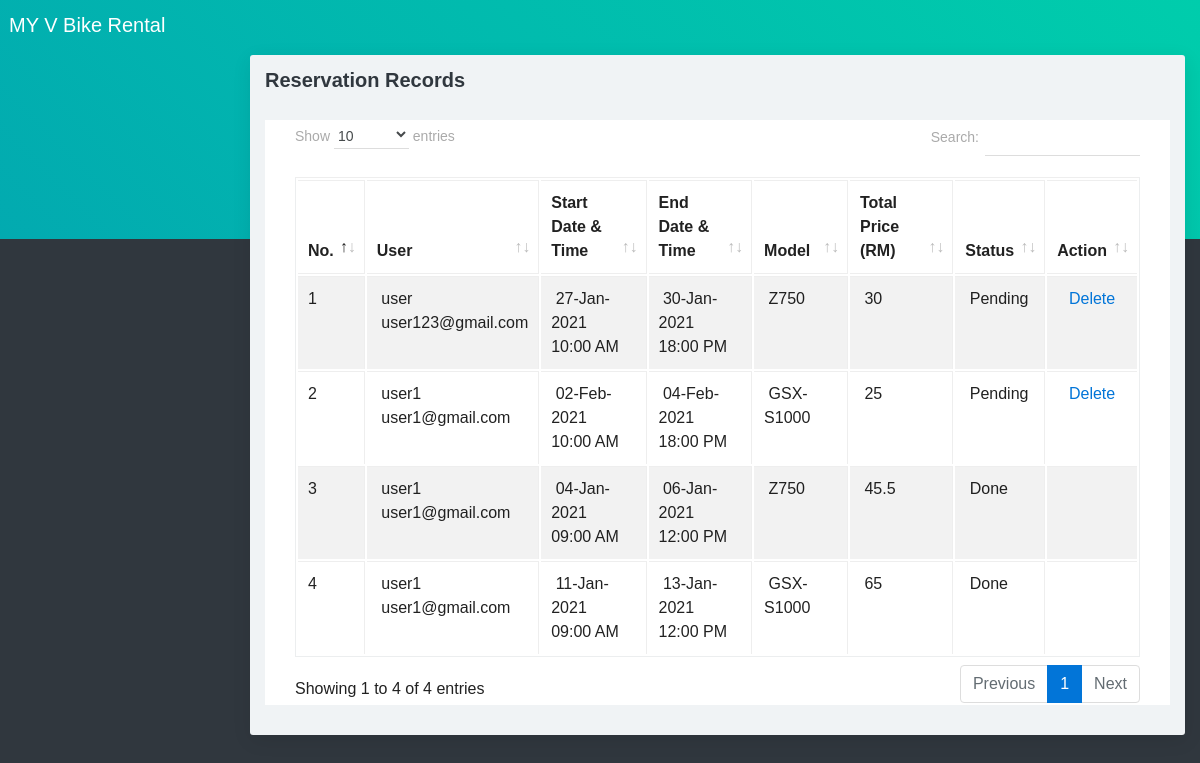
Screenshot of /viewReservationAdmin.php with the database file from the repository.
### tables this page shows
CREATE TABLE `reservations` (
  `reservationID` int(10) NOT NULL,
  `userID` int(10) NOT NULL,
  `bikeID` int(10) NOT NULL,
  `startDate` date NOT NULL,
  `endDate` date NOT NULL,
  `startTime` time NOT NULL,
  `endTime` time NOT NULL,
  `totalPrice` double NOT NULL,
  `comments` varchar(255) NOT NULL,
  `status` int(10) NOT NULL
);

CREATE TABLE `users` (
  `userID` int(11) NOT NULL,
  `username` varchar(25) NOT NULL,
  `password` varchar(25) NOT NULL,
  `email` varchar(100) NOT NULL,
  `mobileNo` int(11) NOT NULL,
  `address` varchar(255) NOT NULL
);

CREATE TABLE `models` (
  `ID` int(10) UNSIGNED NOT NULL,
  `model` text NOT NULL,
  `product_code` varchar(50) NOT NULL,
  `brand` int(10) NOT NULL,
  `year_of_production` int(10) UNSIGNED NOT NULL,
  `engine_volume` decimal(10,2) UNSIGNED NOT NULL,
  `horsepower` decimal(10,2) UNSIGNED NOT NULL,
  `fuel_consumption` decimal(10,2) UNSIGNED NOT NULL,
  `price` decimal(10,2) UNSIGNED NOT NULL,
  `img` varchar(128) NOT NULL
);

CREATE TABLE `status` (
  `statusID` int(10) NOT NULL,
  `statusDescription` varchar(10) NOT NULL
);

### viewReservationAdmin.php (the view)
<?php
include("adFormHeader.php");
include("db.php");
?>
<div class="container-fluid">
  <div class="block-header">
    <h2>Reservation Records</h2>
  </div>
<div class="card">
  <section class="container">
    <table class="table table-bordered table-striped table-hover js-basic-example dataTable">
      <thead>
        <tr>
          <th>No.</th>
          <th>User</th>
          <th>Start Date &  Time</th>
          <th>End Date &  Time</th>
          <th>Model</th>
          <th>Total Price (RM)</th>
          <th>Status</th>
          <th>Action</th>
        </tr>
        </thead>
        <tbody>
          <?php
		$sql ="SELECT * FROM reservations";
        $qsql = mysqli_query($connect,$sql);
        $j = 0;
		while($rs = mysqli_fetch_array($qsql))
		{
            $j = $j + 1;
			$sqlpat = "SELECT * FROM users WHERE userID = '$rs[userID]'";
			$qsqlpat = mysqli_query($connect,$sqlpat);
			$rspat = mysqli_fetch_array($qsqlpat);
			$sqldept = "SELECT bikes.ID, models.ID, models.model, models.product_code FROM bikes
      INNER JOIN models ON bikes.ID = models.ID
      WHERE bikes.ID='$rs[bikeID]'";
			$qsqldept = mysqli_query($connect,$sqldept);
      $rsdept = mysqli_fetch_array($qsqldept);
			$sqlstat = "SELECT * FROM status WHERE statusID='$rs[status]'";
			$qsqlstat= mysqli_query($connect,$sqlstat);
			$rsstat = mysqli_fetch_array($qsqlstat);
        echo "<tr>
          <td>".$j."</td>
            <td>&nbsp;$rspat[username]<br>&nbsp;$rspat[email]</td>
             <td>&nbsp;" . date("d-M-Y",strtotime($rs['startDate'])) . " <br>" . date("H:i A",strtotime($rs['startTime'])) . "</td>
			 <td>&nbsp;" . date("d-M-Y",strtotime($rs['endDate'])) . "<br> " . date("H:i A",strtotime($rs['endTime'])) . "</td>
		    <td>&nbsp;$rsdept[model]</td>
                <td>&nbsp;$rs[totalPrice]</td>
                <td>&nbsp;$rsstat[statusDescription]</td>
                <td><div align='center'>";
                if($rs['status'] == 4)
                {
                       echo "  <a href='viewReservation.php?delid=$rs[reservationID]'>Delete</a>";
                }
               echo "</center></td></tr>";
		}
		?>
      </tbody>
    </table>
</section>
</div>
</div>
<?php
include("adFormFooter.php");
?>

### adFormHeader.php (shortened to what this page needs)
<!DOCTYPE html>
<html>
<head>
<link rel="stylesheet" href="https://cdnjs.cloudflare.com/ajax/libs/material-design-iconic-font/2.2.0/css/material-design-iconic-font.min.css">
<link href="assets/css/bootstrap.min.css" rel="stylesheet" />
<link href="assets/script/jquery-datatable/dataTables.bootstrap4.min.css" rel="stylesheet">
<link href="assets/css/main.css" rel="stylesheet">
<link href="assets/css/all-themes.css" rel="stylesheet" />
<link rel="stylesheet" href="sweetalert2.min.css">
</head>
<body class="theme-green">
    <nav class="navbar clearHeader">
        <div class="col-12">
            <div class="navbar-header"> <a href="javascript:void(0);" class="bars"></a> <a class="navbar-brand"
                    href="index.html">MY V Bike Rental</a> </div>
            <ul class="nav navbar-nav navbar-right">
                <li>
                    <a data-placement="bottom" title="Full Screen" href="logout.php"><i
                            class="zmdi zmdi-sign-in"></i></a>
                </li>
            </ul>
        </div>
    </nav>
    <section>
        <aside id="leftsidebar" class="sidebar">
        </aside>
    </section>
     <section class="content home">

### adFormFooter.php (shortened to what this page needs)
</section>
</body>
</body>
</html>

### assets/css/all-themes.css (style rules this page uses)
.theme-green .navbar-brand { color: #fff; }
.theme-green .nav>li>a { color: #fff; }

### rows the page displays
reservations: userID.username "user", userID.email "user123@gmail.com", startDate "27-Jan-2021", startTime "10:00 AM", endDate "30-Jan-2021", endTime "18:00 PM", models.model "Z750", totalPrice "30", status.statusDescription "Pending"
reservations: userID.username "user1", userID.email "user1@gmail.com", startDate "02-Feb-2021", startTime "10:00 AM", endDate "04-Feb-2021", endTime "18:00 PM", models.model "GSX-S1000", totalPrice "25", status.statusDescription "Pending"
reservations: userID.username "user1", userID.email "user1@gmail.com", startDate "04-Jan-2021", startTime "09:00 AM", endDate "06-Jan-2021", endTime "12:00 PM", models.model "Z750", totalPrice "45.5", status.statusDescription "Done"
reservations: userID.username "user1", userID.email "user1@gmail.com", startDate "11-Jan-2021", startTime "09:00 AM", endDate "13-Jan-2021", endTime "12:00 PM", models.model "GSX-S1000", totalPrice "65", status.statusDescription "Done"
